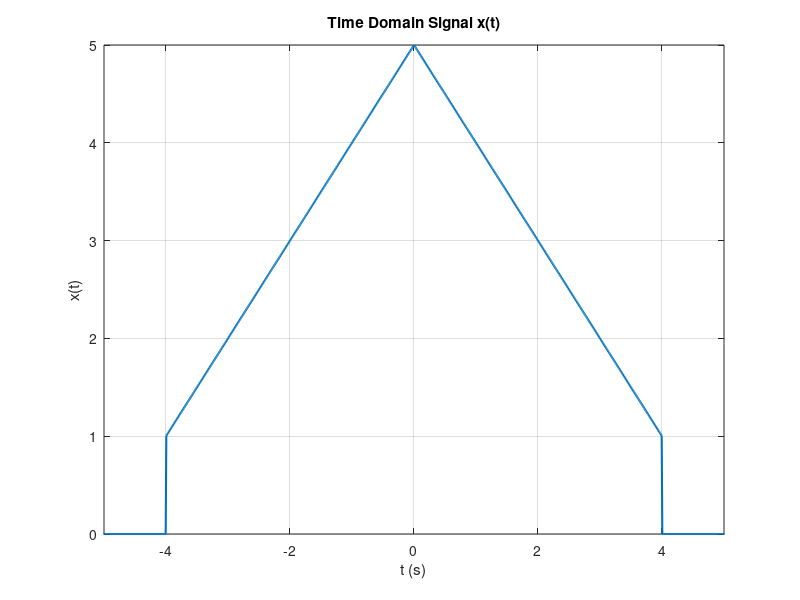
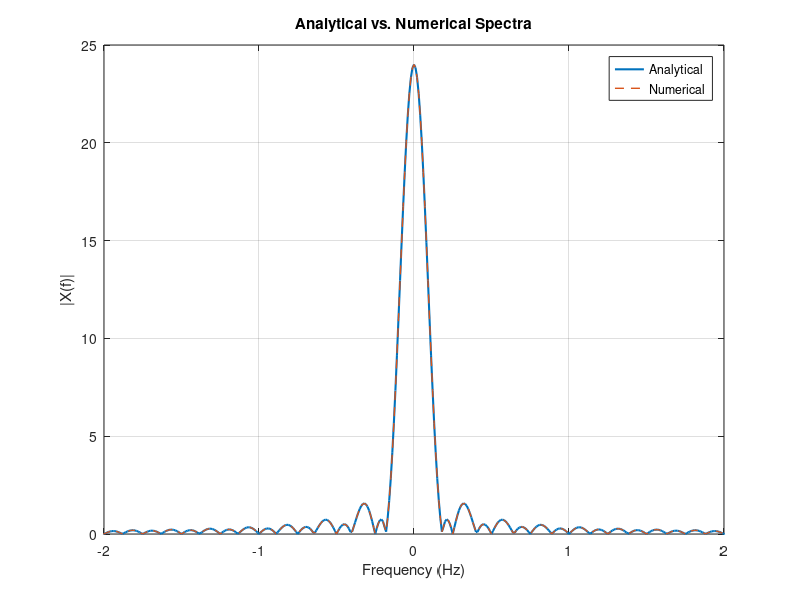
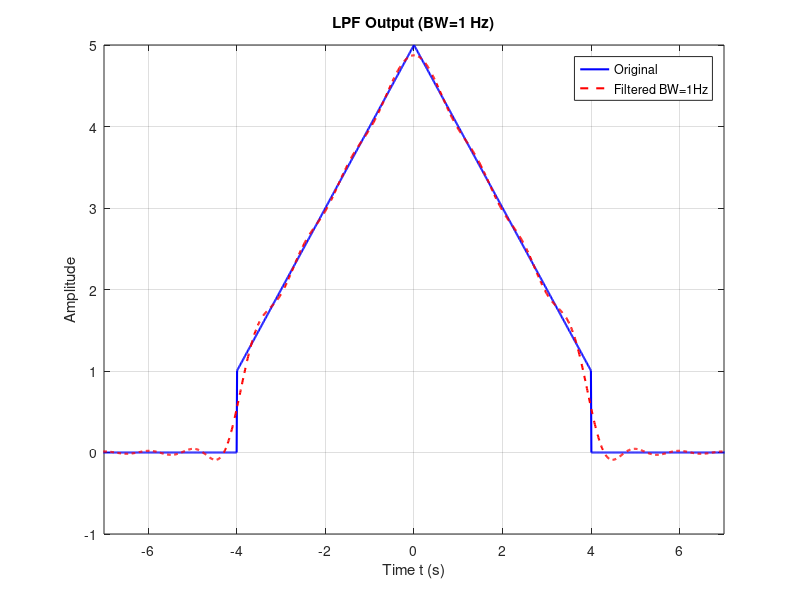
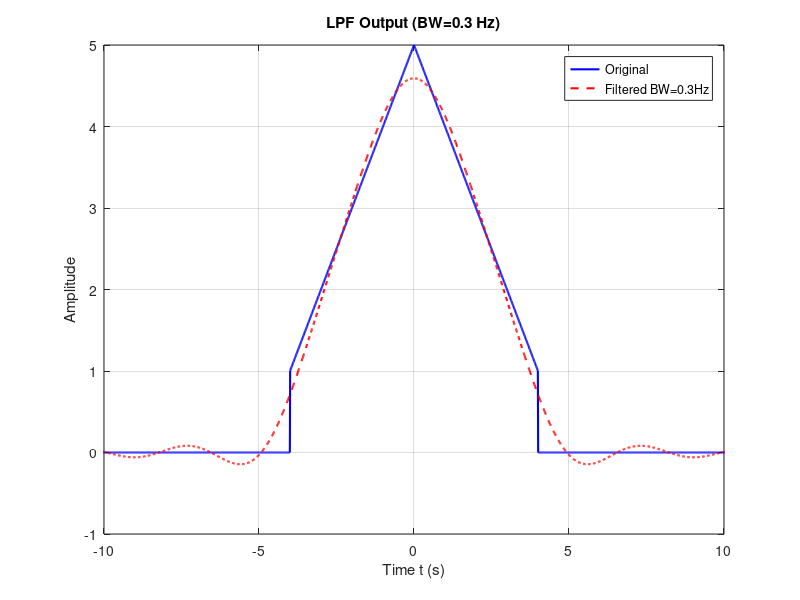

Reproduce these figures in MATLAB, in order.
clc;
clear
close all
%% 1. plot the signal x(t)
fs = 100;
ts = 1/fs;
df = 0.01;
T_m = 1/df;
N = ceil(T_m/ts);
t = -((N-1)*ts)/2:ts:((N-1)*ts)/2;
x = zeros(size(t));

leftside = (t > -4) & (t < 0);
x(leftside) = t(leftside) + 5;
rightside = (t >= 0) & (t < 4);
x(rightside) = 5 - t(rightside);

figure;
plot(t, x, 'LineWidth',1.5);
xlabel('t (s)');
xlim([-5 5]);
ylabel('x(t)');
title('Time Domain Signal x(t)');
grid on;
%% 2. analytical expression fourier transform X(f) to plot later
if(rem(N,2)==0)
  f = - (0.5*fs) : df : (0.5*fs-df) ;
else %% Odd
  f = - (0.5*fs-0.5*df) : df : (0.5*fs-0.5*df) ;
end
X_analytic = 16*((sinc(4*f)).^2) + 8*sinc(8*f);
X_analytic(f == 0) = 24;

%% 3. calculate fourier transform
X = fftshift(fft(x))*ts;
figure;
plot(f, abs(X_analytic), 'LineWidth',1.5);
hold on;
plot(f, abs(X), '--','LineWidth',1);
xlabel('Frequency (Hz)');
ylabel('|X(f)|');
legend('Analytical','Numerical');
title('Analytical vs. Numerical Spectra');
xlim([-2, 2]);
grid on;

%% 4. estimate the BW
Power = abs(X_analytic).^2;
Pmax = max(Power);
bandi = find(Power >= 0.05 * Pmax);
index = find(Power == Pmax);
BW_est = max(abs(f(bandi)));
disp(['Estimated BW of x(t): ', num2str(BW_est), ' Hz']);

%% 5. ideal LPF with BW = 1 Hz
H1 = abs(f) <= 1;
Y1 = X .* H1;
y1 = real(ifft(ifftshift(Y1) /ts));

figure;
plot(t, x, 'b','LineWidth',1.5);
hold on;
plot(t, y1, 'r--','LineWidth',1.5);
xlabel('Time t (s)');
xlim([-7 7]);
ylabel('Amplitude');
legend('Original','Filtered BW=1Hz');
title('LPF Output (BW=1 Hz)');
grid on;

%% 6. ideal LPF with BW = 0.3 Hz
H2 = abs(f) <= 0.3;
Y2 = X .* H2;
y2 = real(ifft(ifftshift(Y2) /ts));
figure;
plot(t, x, 'b','LineWidth',1.5);
hold on;
plot(t, real(y2(1:length(t))), 'r--','LineWidth',1.5);
xlabel('Time t (s)');
xlim([-10 10]);
ylabel('Amplitude');
legend('Original','Filtered BW=0.3Hz');
title('LPF Output (BW=0.3 Hz)');
grid on;
%% 7.1) define the signal m(t)
m = zeros(size(t));
fm = 0.5;
m(rightside) = cos(2*pi*fm*t(rightside));
figure;
plot(t, m, 'LineWidth',1.5);
xlabel('t (s)');
xlim([-1 5]);
ylabel('m(t)');
ylim([-1.5 1.5]);
title('Time Domain Signal m(t)'); grid on;
%% 7.2) analytical expression fourier transform M(f) to plot later
T_m = 4;
M_analytic = 2 * ( sinc((f - fm) * T_m) .* exp(-1j * pi * (f - fm) * T_m) + ...
    sinc((f + fm) * T_m) .* exp(-1j * pi * (f + fm) * T_m) );

%% 7.3) calculate fourier transform of m(t)
M = fftshift(fft(m))*ts;
figure;
plot(f, abs(M_analytic), 'LineWidth',1.5);
hold on;
plot(f, abs(M), '--','LineWidth',1);
xlabel('Frequency (Hz)');
ylabel('|m(f)|');
legend('Analytical','Numerical');
title('Analytical vs. Numerical Spectra');
xlim([-5,5]);
grid on;

%% 7.4) estimate the BW of m(t)
Power_m = abs(M_analytic).^2;
Pm = max(Power_m);
bandm = abs(f(Power_m>=0.05*Pm));
BW_m = max(bandm);
fprintf('Estimated BW of m(t): %.2f Hz\n',BW_m);

%% 8. FDM modulation (x(t) in DSB-SC, m(t) in SSB)
fc1 = 20;
c1 = cos(2*pi*fc1*t);
s1 = y1 .* c1;
fc2 = 23; %% fc1(20) + BW(1) + guard band(2)
c2 = 2 * cos(2*pi*fc2*t);
H = (f>fc2 & f<(fc2+2)) | (f<-fc2 & f>-(fc2+2)); %% USB
s2 = m .* c2;
S2 = fftshift(fft (s2)) *ts;
S2 = S2.*H;
s2 = real(ifft(ifftshift(S2) / ts));
s = s1 + s2;

figure;
plot(t, s, 'LineWidth',1.2);
xlabel('t (s)');
ylabel('s(t)');
title('Composite FDM Signal');
grid on;

S = fftshift(fft (s)) *ts;
figure;
plot(f, abs(S), 'LineWidth',1.2);
xlabel('Frequency (Hz)');
ylabel('|S(f)|');
title('Spectrum of FDM Signal');
xlim([-40,40]);
grid on;

%% 12. coherent demodulation
xr_unfiltered = 2 * s .* cos(2*pi*fc1*t);
Xr_unfiltered = fftshift(fft (xr_unfiltered)) *ts;
H_x = double(abs(f) <= (2));
Xr = H_x .* Xr_unfiltered;
x_rec = real(ifft(ifftshift(Xr) /ts));

mr_unfiltered = 2 * s .* cos(2*pi*fc2*t);
Mr_unfiltered = fftshift(fft (mr_unfiltered)) *ts;
H_m = double(abs(f) <= (2));
Mr = H_m .* Mr_unfiltered;
m_rec_full = real(ifft(ifftshift(Mr) /ts));
m_rec = m_rec_full(1:length(t));

figure;
subplot(2,1,1);
plot(t, x, 'b', t, x_rec, 'r--');
legend('x(t)','Recovered x');
xlabel('t (s)');
xlim([-6 6]);
ylim([-1 5.5]);
title('x(t) Recovery');
grid on;
subplot(2,1,2);
plot(t, m, 'b', t, m_rec, 'r--');
legend('m(t)','Recovered m');
xlabel('t (s)');
xlim([-1 5]);
ylim([-1.5 1.5]);
title('m(t) Recovery'); grid on;

